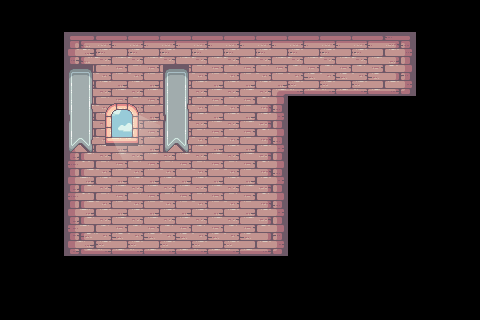

Tiled map render using the project's own tile images. Description and the whole map definition, tile-layer contents included, below:
An orthogonal 15x10 tile map with 32x32 px tiles, 2 tile layers (background, decorations), 2 hidden layers not drawn, 2 tilesets.

<map version="1.10" tiledversion="1.10.2" orientation="orthogonal" renderorder="right-down" width="15" height="10" tilewidth="32" tileheight="32" infinite="0" nextlayerid="5" nextobjectid="1">
 <tileset firstgid="1" source="terrain.tsx" />
 <tileset firstgid="248" source="decorations.tsx" />
 <layer id="4" name="background" width="15" height="10">
  <data encoding="csv">
0,0,0,0,0,0,0,0,0,0,0,0,0,0,0,
0,0,135,136,136,136,136,136,136,136,136,136,137,0,0,
0,0,154,155,155,155,155,155,141,174,174,174,175,0,0,
0,0,154,155,155,155,155,155,156,0,0,0,0,0,0,
0,0,154,155,155,155,155,155,156,0,0,0,0,0,0,
0,0,154,155,155,155,155,155,156,0,0,0,0,0,0,
0,0,154,155,155,155,155,155,156,0,0,0,0,0,0,
0,0,173,174,174,174,174,174,175,0,0,0,0,0,0,
0,0,0,0,0,0,0,0,0,0,0,0,0,0,0,
0,0,0,0,0,0,0,0,0,0,0,0,0,0,0
</data>
 </layer>
 <layer id="3" name="decorations" width="15" height="10">
  <data encoding="csv">
0,0,0,0,0,0,0,0,0,0,0,0,0,0,0,
0,0,0,0,0,0,0,0,0,0,0,0,0,0,0,
0,0,256,0,0,256,0,0,0,0,0,0,0,0,0,
0,0,263,273,274,263,0,0,0,0,0,0,0,0,0,
0,0,270,280,281,270,0,0,0,0,0,0,0,0,0,
0,0,0,0,0,0,0,0,0,0,0,0,0,0,0,
0,0,0,0,0,0,0,0,0,0,0,0,0,0,0,
0,0,0,0,0,0,0,0,0,0,0,0,0,0,0,
0,0,0,0,0,0,0,0,0,0,0,0,0,0,0,
0,0,0,0,0,0,0,0,0,0,0,0,0,0,0
</data>
 </layer>
 <layer id="2" name="props" width="15" height="10" visible="0">
  <data encoding="csv">
0,0,0,0,0,0,0,0,0,0,0,0,0,0,0,
0,0,0,0,0,0,0,0,0,0,0,0,0,0,0,
0,0,264,265,265,266,0,0,0,0,0,0,0,0,0,
0,0,0,0,0,0,260,264,265,0,0,0,0,0,0,
0,0,0,0,0,0,260,0,0,0,0,0,0,0,0,
0,0,0,0,0,260,0,0,0,0,0,0,0,0,0,
0,0,0,0,260,0,0,0,0,0,0,0,0,0,0,
0,0,0,260,0,0,0,0,0,0,0,0,0,0,0,
0,0,0,0,0,0,0,0,0,0,0,0,0,0,0,
0,0,0,0,0,0,0,0,0,0,0,0,0,0,0
</data>
 </layer>
 <layer id="1" name="foreground" width="15" height="10" visible="0">
  <data encoding="csv">
41,27,60,60,60,60,60,60,60,60,60,60,60,28,41,
41,42,0,0,0,0,0,0,0,0,0,0,0,40,41,
41,42,0,0,0,0,0,0,0,0,0,0,0,40,41,
41,42,0,0,0,0,0,0,0,21,22,22,22,47,41,
41,42,0,0,0,0,0,0,0,40,41,41,41,41,41,
41,42,0,0,0,0,0,0,0,40,41,41,41,41,41,
41,42,0,0,0,0,0,0,39,40,41,41,41,41,41,
41,42,0,0,0,0,0,0,39,40,41,41,41,41,41,
41,46,22,22,22,22,22,22,22,47,41,41,41,41,41,
41,41,41,41,41,41,41,41,41,41,41,41,41,41,41
</data>
 </layer>
</map>
